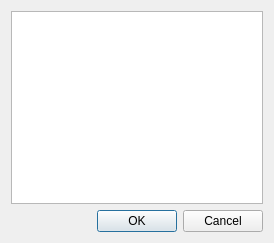
<?xml version="1.0" encoding="UTF-8"?>
<ui version="4.0">
 <class>PhoneDialog</class>
 <widget class="QDialog" name="PhoneDialog">
  <property name="geometry">
   <rect>
    <x>0</x>
    <y>0</y>
    <width>274</width>
    <height>243</height>
   </rect>
  </property>
  <property name="windowTitle">
   <string>Edycja listy telefonów kontrahenta</string>
  </property>
  <layout class="QVBoxLayout" name="verticalLayout">
   <item>
    <widget class="QTableView" name="tableView">
     <property name="selectionBehavior">
      <enum>QAbstractItemView::SelectRows</enum>
     </property>
     <attribute name="horizontalHeaderStretchLastSection">
      <bool>true</bool>
     </attribute>
    </widget>
   </item>
   <item>
    <widget class="QDialogButtonBox" name="buttonBox">
     <property name="orientation">
      <enum>Qt::Horizontal</enum>
     </property>
     <property name="standardButtons">
      <set>QDialogButtonBox::Cancel|QDialogButtonBox::Ok</set>
     </property>
    </widget>
   </item>
  </layout>
  <action name="actionAddPhone">
   <property name="text">
    <string>Dodaj telefon</string>
   </property>
  </action>
  <action name="actionRemovePhone">
   <property name="text">
    <string>Usuń telefon</string>
   </property>
  </action>
 </widget>
 <resources/>
 <connections>
  <connection>
   <sender>buttonBox</sender>
   <signal>accepted()</signal>
   <receiver>PhoneDialog</receiver>
   <slot>accept()</slot>
   <hints>
    <hint type="sourcelabel">
     <x>248</x>
     <y>254</y>
    </hint>
    <hint type="destinationlabel">
     <x>157</x>
     <y>274</y>
    </hint>
   </hints>
  </connection>
  <connection>
   <sender>buttonBox</sender>
   <signal>rejected()</signal>
   <receiver>PhoneDialog</receiver>
   <slot>reject()</slot>
   <hints>
    <hint type="sourcelabel">
     <x>316</x>
     <y>260</y>
    </hint>
    <hint type="destinationlabel">
     <x>286</x>
     <y>274</y>
    </hint>
   </hints>
  </connection>
 </connections>
</ui>
